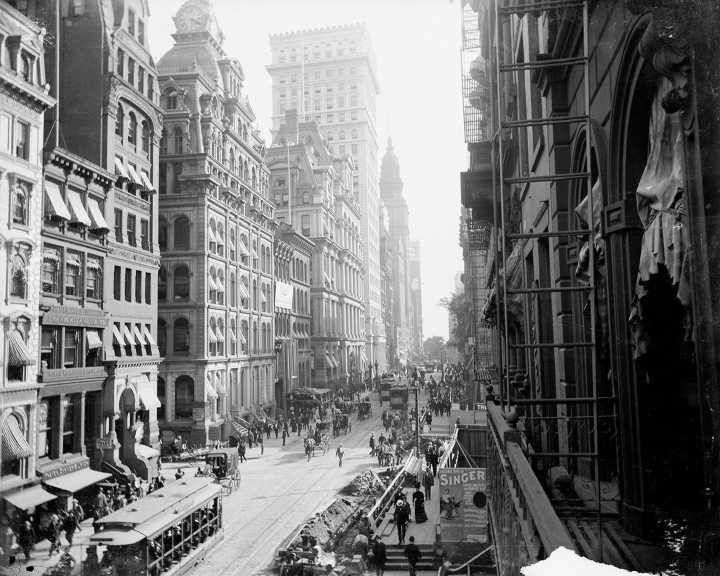
#> input picture img/1900s NewYork.jpg, 1440 x 1152 px, found by its file name (shown at 1/2 size)
$ jupyter execute --allow-errors 'Semi-Project(FINAL).ipynb'
#> lines starting #> are read from the running program, lines starting #| are printed output that depends on the picture
# 흑백 이미지 컬러로 복원

#### 패키지 로드하기

[cell 1]
# 패키지 로드하기
import cv2
import numpy as np

[cell 2]
img = cv2.imread('./semi-project/img/1900s NewYork.jpg', cv2.IMREAD_UNCHANGED)
#> img is the input picture: shape (1152, 1440, 3); mean B, G, R 119.1, 119.1, 119.1
dst = cv2.resize(img, dsize=(800, 600), interpolation = cv2.INTER_AREA)
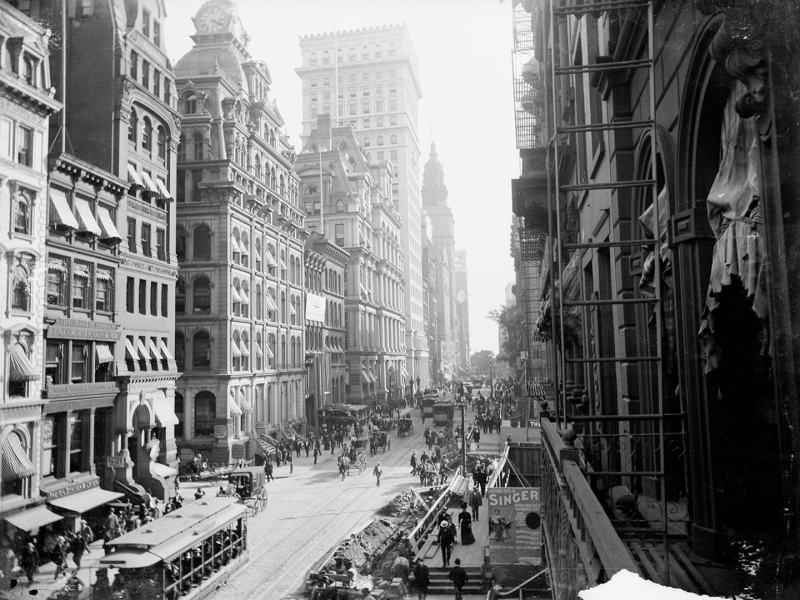
#> dst: shape (600, 800, 3); mean B, G, R 119.1, 119.1, 119.1

#cv2.imshow('img', img)
cv2.imshow("dst", dst)

cv2.waitKey()
cv2.destroyAllWindows()


$ run again, with img/1900s Seoul(1).jpg copied over img/1900s NewYork.jpg
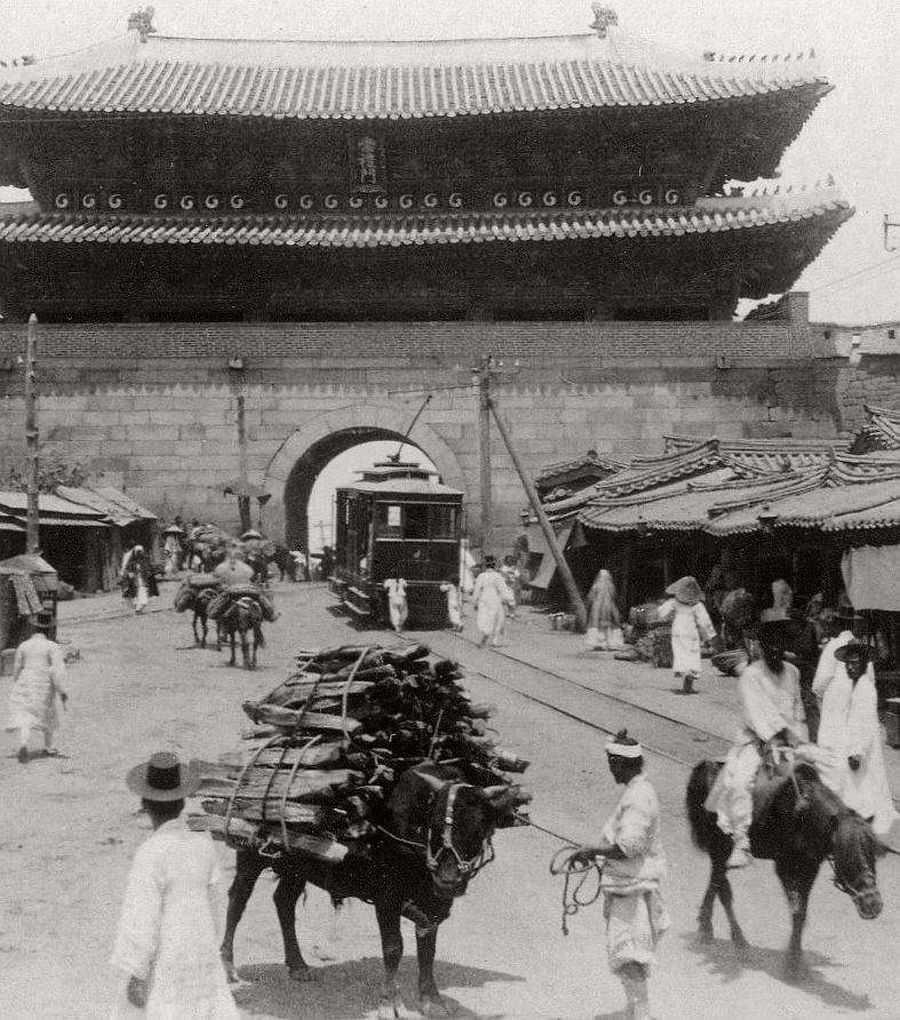
#> input picture img/1900s Seoul(1).jpg, 900 x 1020 px, found by its file name
#> img is the input picture: shape (1020, 900, 3); mean B, G, R 118.5, 122.5, 127.5
#> `dst = cv2.resize(img, dsize=(800, 600), interpolation = cv2.INTER_AREA)`:
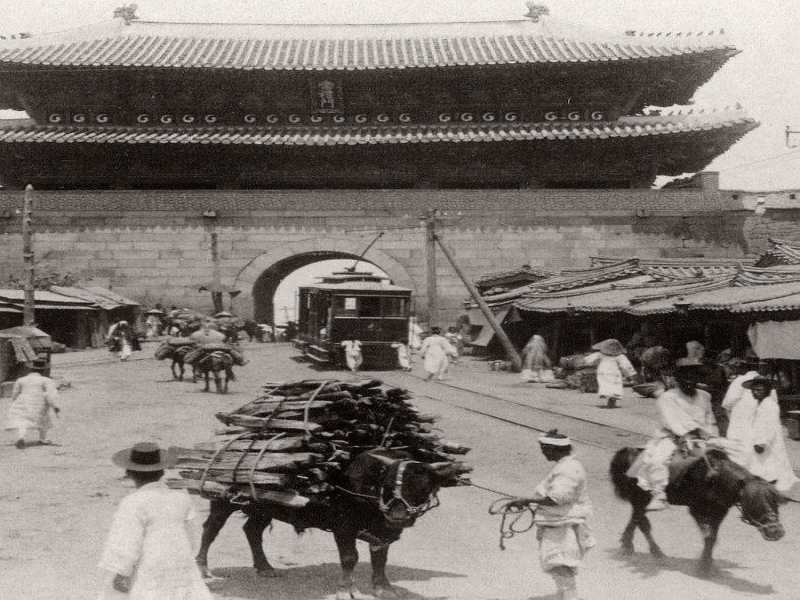
#> dst: shape (600, 800, 3); mean B, G, R 118.5, 122.5, 127.5

$ run again, with img/1900s Seoul(2).jpg copied over img/1900s NewYork.jpg
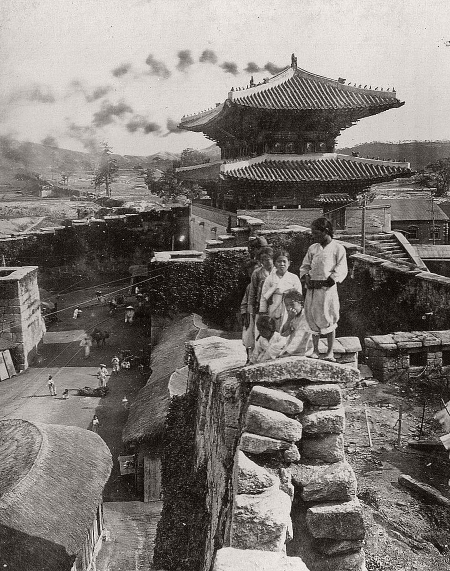
#> input picture img/1900s Seoul(2).jpg, 900 x 1142 px, found by its file name (shown at 1/2 size)
#> img is the input picture: shape (1142, 900, 3); mean B, G, R 115.9, 119.9, 124.8
#> `dst = cv2.resize(img, dsize=(800, 600), interpolation = cv2.INTER_AREA)`:
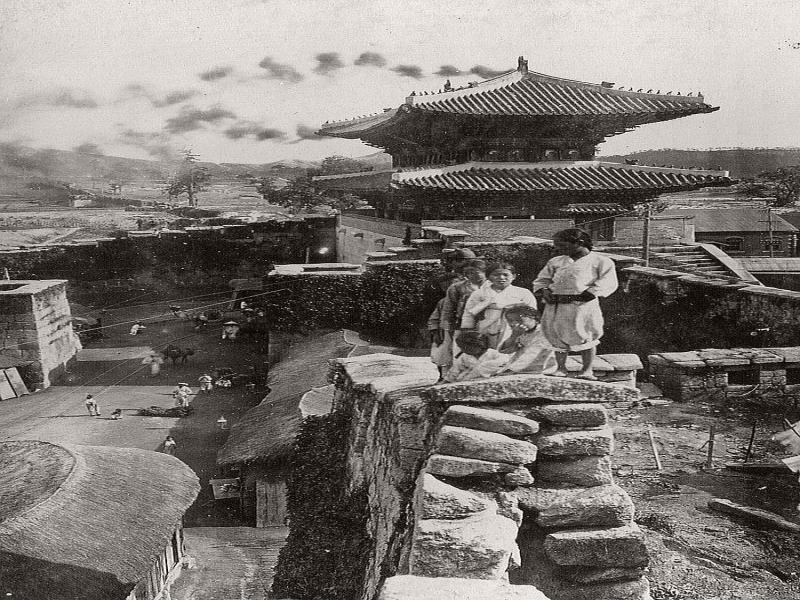
#> dst: shape (600, 800, 3); mean B, G, R 115.9, 119.9, 124.8

$ run again, with img/1900s Seoul(3).jpg copied over img/1900s NewYork.jpg
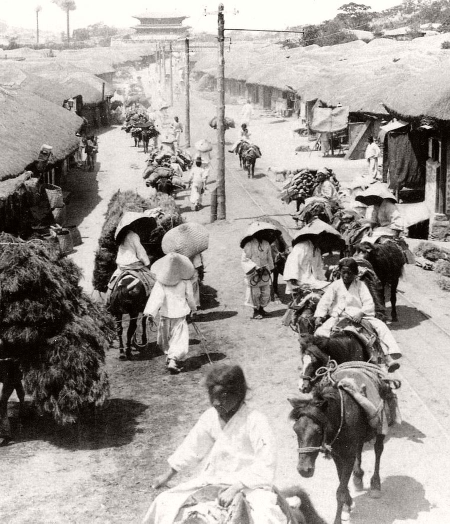
#> input picture img/1900s Seoul(3).jpg, 900 x 1047 px, found by its file name (shown at 1/2 size)
#> img is the input picture: shape (1047, 900, 3); mean B, G, R 150.4, 154.5, 159.3
#> `dst = cv2.resize(img, dsize=(800, 600), interpolation = cv2.INTER_AREA)`:
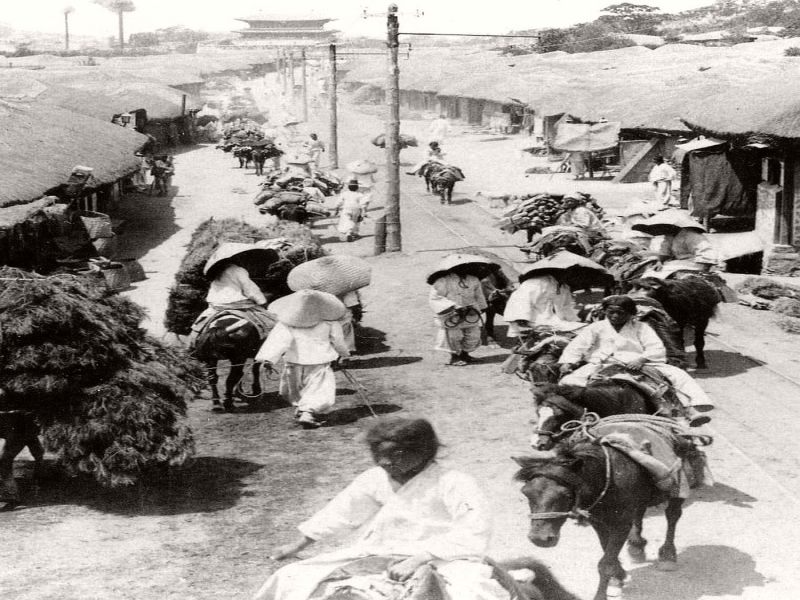
#> dst: shape (600, 800, 3); mean B, G, R 150.4, 154.5, 159.3
